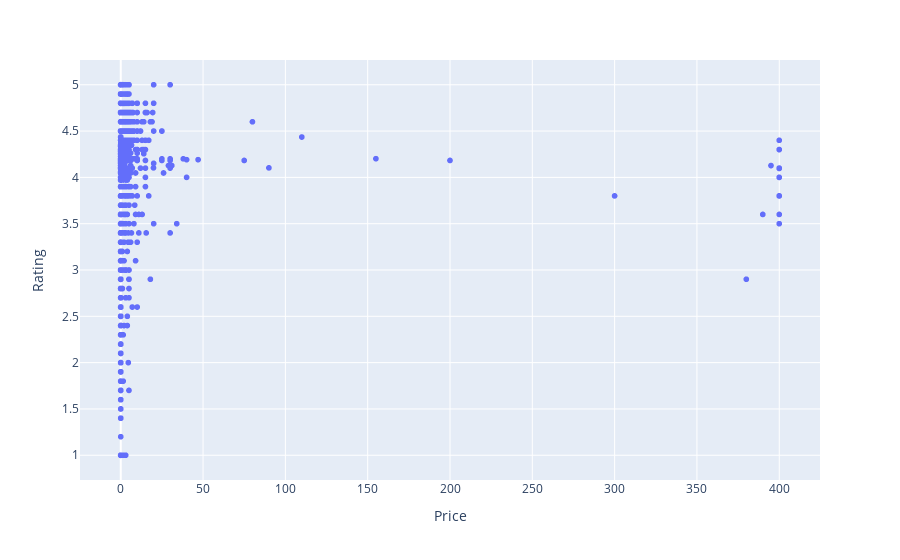

The notebook cell this image was saved under:
### Markdown cell above
We can observe that, As price increasing dowloads almost became zero

### Code cell
# Relationship between price and rating

fig5=px.scatter(apps_cleaned,x="Price",y="Rating")
plotly.offline.iplot(fig5)

### Figure 1 — Plotly figure (JSON) as saved in the notebook; plotly's stock layout.template omitted (floating-point values rounded to 4 significant figures; data arrays with more than 128 entries replaced by an {"elided": "..."} marker saying what was removed)
{"data": [{"hovertemplate": "Price=%{x}<br>Rating=%{y}<extra></extra>", "legendgroup": "", "marker": {"color": "#636efa", "symbol": "circle"}, "mode": "markers", "name": "", "showlegend": false, "type": "scattergl", "x": {"elided": "10357 float values"}, "xaxis": "x", "y": {"elided": "10357 float values"}, "yaxis": "y"}], "layout": {"legend": {"tracegroupgap": 0}, "margin": {"t": 60}, "xaxis": {"anchor": "y", "domain": [0, 1], "title": {"text": "Price"}}, "yaxis": {"anchor": "x", "domain": [0, 1], "title": {"text": "Rating"}}}}
